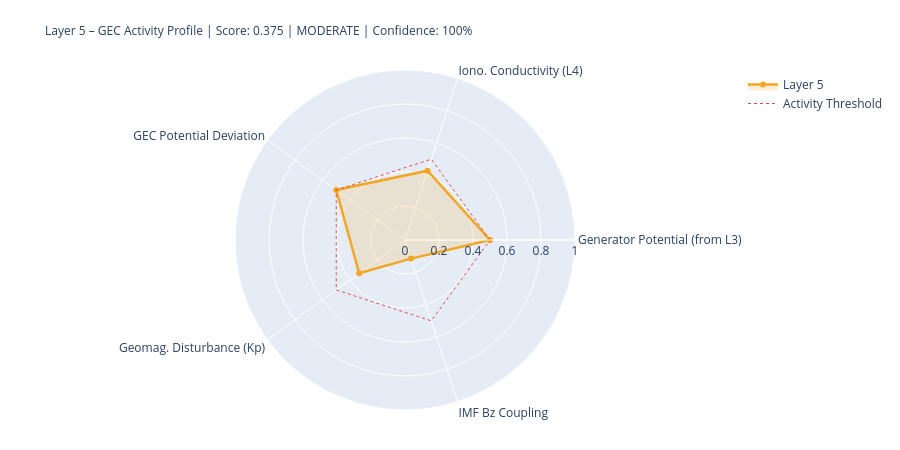

Notebook cell for this chart:
### Markdown cell above
---
## 5. State Assessment & Handoff to Layer 6

### Code cell
# ============================================================
# LAYER-5-SCORE
# ============================================================

# Components
# 1) Generator activity (Layer-3-driven)
gen_score = norm(generator_strength, 0.3, 2.0)
gen_src   = 'from_layer3' if l3_thunder_score is not None else 'estimated'

# 2) Ionospheric conductivity (Layer-4-driven)
iono_score = norm(iono_cond_factor, 0.7, 1.4)
iono_src   = 'from_layer4' if l4_ioniz is not None else 'estimated'

# 3) GEC potential deviation from reference
pot_score = norm(abs(delta_V_pct), 0, 30)  # 0 = at reference, 1 = 30% deviation
pot_src   = 'derived'

# 4) Geomagnetic disturbance (Kp) – modulates vertical currents
kp_score = norm(kp_val, 0, 9)
kp_src   = 'primary' if kp_now is not None else 'from_layer4'

# 5) IMF Bz coupling (southward = stronger M-I coupling → GEC influence)
bz_score = norm(-(bz_now or 0), -5, 30) if bz_now is not None else None
bz_src   = 'primary' if bz_now is not None else 'missing'

COMPONENTS = {
    'Generator Potential (from L3)':  {'score': gen_score,   'source': 'derived_from_layer3', 'dynamic': True},
    'Iono. Conductivity (L4)':      {'score': iono_score,  'source': iono_src, 'dynamic': True},
    'GEC Potential Deviation':      {'score': pot_score,   'source': pot_src,  'dynamic': True},
    'Geomag. Disturbance (Kp)':         {'score': kp_score,    'source': kp_src,   'dynamic': True},
    'IMF Bz Coupling':               {'score': bz_score,    'source': bz_src,   'dynamic': True},
}

available   = {k: v['score'] for k, v in COMPONENTS.items() if v['score'] is not None}
unavailable = [k for k, v in COMPONENTS.items() if v['score'] is None]
layer5_score = round(sum(available.values()) / len(available), 4) if available else None
confidence   = round(len(available) / len(COMPONENTS), 2)
level = ('unknown' if layer5_score is None
         else 'quiet'   if layer5_score < 0.3
         else 'moderate' if layer5_score < 0.6
         else 'active')
dominant_l5 = max(available, key=available.get) if available else 'none'

# Kp consistency: separate 1-min raw value from score value
kp_1m_raw   = kp_now          # directly from API (can be 0.0 during live measurement)
kp_for_score = kp_val          # from Layer-0 context or estimated value if needed
kp_score_src = kp_src

W = 68
print('=' * W)
print('LAYER 5 – GLOBAL ELECTRIC CIRCUIT – STATE ASSESSMENT')
print('=' * W)
for name, comp in COMPONENTS.items():
    s = comp['score']
    if s is not None:
        bar = '█' * int(s*20) + '░' * (20-int(s*20))
        print(f'  {name:<34} {bar}  {s:.3f}  [{comp["source"]}]')
    else:
        print(f'  {name:<34} {"─"*20}  n/a   [missing]')
print('-' * W)
print(f'  Score:         {layer5_score:.3f}  ({len(available)}/{len(COMPONENTS)} components)')
print(f'  Confidence:    {confidence:.0%}')
print(f'  Level:         {level.upper()}')
print(f'  Dominant:      {dominant_l5}')
print(f'  V_iono:        {V_iono_mod:.1f} kV  (Δ {delta_V_pct:+.1f}% vs. Ref)')
print(f'  I_total:       {I_total_mod:.1f} A   (Δ {delta_I_pct:+.1f}% vs. Ref)')
print('=' * W)

# Radar
cats   = list(available.keys())
vals_r = list(available.values())
if len(cats) >= 3:
    fig = go.Figure()
    fig.add_trace(go.Scatterpolar(
        r=vals_r + [vals_r[0]], theta=cats + [cats[0]],
        fill='toself', fillcolor='rgba(242,166,35,0.18)',
        line=dict(color='#F2A623', width=2.5), name='Layer 5'
    ))
    fig.add_trace(go.Scatterpolar(
        r=[0.5]*(len(cats)+1), theta=cats+[cats[0]],
        line=dict(color='#E24B4A', dash='dot', width=1),
        mode='lines', name='Activity Threshold'
    ))
    fig.update_layout(
        title=dict(
            text=f'Layer 5 – GEC Activity Profile | Score: {layer5_score:.3f} | {level.upper()} | Confidence: {confidence:.0%}',
            font=dict(size=12)
        ),
        polar=dict(radialaxis=dict(visible=True, range=[0,1])),
        height=450, showlegend=True,
        margin=dict(l=80, r=80, t=70, b=40)
    )
    fig.show()

### Figure 1 — Plotly figure (JSON) as saved in the notebook; plotly's stock layout.template omitted (floating-point values rounded to 4 significant figures)
{"data": [{"fill": "toself", "fillcolor": "rgba(242,166,35,0.18)", "line": {"color": "#F2A623", "width": 2.5}, "name": "Layer 5", "r": [0.5, 0.4287, 0.5, 0.3333, 0.1151, 0.5], "theta": ["Generator Potential (from L3)", "Iono. Conductivity (L4)", "GEC Potential Deviation", "Geomag. Disturbance (Kp)", "IMF Bz Coupling", "Generator Potential (from L3)"], "type": "scatterpolar"}, {"line": {"color": "#E24B4A", "dash": "dot", "width": 1}, "mode": "lines", "name": "Activity Threshold", "r": [0.5, 0.5, 0.5, 0.5, 0.5, 0.5], "theta": ["Generator Potential (from L3)", "Iono. Conductivity (L4)", "GEC Potential Deviation", "Geomag. Disturbance (Kp)", "IMF Bz Coupling", "Generator Potential (from L3)"], "type": "scatterpolar"}], "layout": {"height": 450, "margin": {"b": 40, "l": 80, "r": 80, "t": 70}, "polar": {"radialaxis": {"range": [0, 1], "visible": true}}, "showlegend": true, "title": {"font": {"size": 12}, "text": "Layer 5 – GEC Activity Profile | Score: 0.375 | MODERATE | Confidence: 100%"}}}
